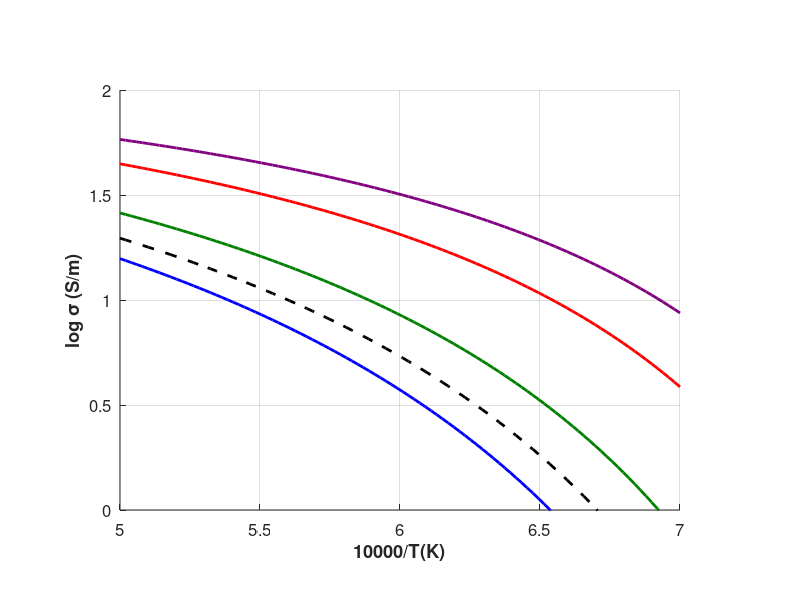

This chart was generated by the following MATLAB code: (Note: this script raises an error after producing the figure.)
function Niu_cmp_2011_fig5()
    % Reproduce Figure 5(b) from Ni et al. (2011)
    % Electrical conductivity of hydrous basaltic melts at 2 GPa
    
    % Define the VFT equation from the paper
    % logσ = 2.172 - (860.82 - 204.46*w^0.5)/(T - 1146.8)
    
    % Create inverse temperature axis first (main x-axis)
    invT_plot = linspace(5, 7, 100);  % 10000/T range
    T_plot = 10000 ./ invT_plot;      % Convert back to temperature in K
    
    % Water contents (wt%) from the figure legend
    water_contents = [0.02, 1.1, 4.1, 6.3, 0.3];
    labels = {'0.02 wt% H₂O', '1.1 wt% H₂O', '4.1 wt% H₂O', '6.3 wt% H₂O', '0.3 wt% H₂O + 0.5 wt% CO₂'};
    
    % Colors and line styles
    colors = [0 0 1; 0 0.5 0; 1 0 0; 0.5 0 0.5; 0 0 0]; % RGB colors
    line_styles = {'-', '-', '-', '-', '--'};
    line_widths = [2, 2, 2, 2, 2];
    
    % Create figure
    figure('Position', [100, 100, 900, 700]);
    
    % Main axes for conductivity curves
    axes('Position', [0.15, 0.15, 0.7, 0.7]);
    hold on;
    grid on;
    
    % Create cell array to store plot handles for legend
    plot_handles = cell(1, length(water_contents));
       
    % Plot the model prediction curves
    for i = 1:length(water_contents)
        w = water_contents(i);
        conductivity = calculate_conductivity(T_plot, w);
        
        % Plot the predicted curve and store handle
        plot_handles{i} = plot(invT_plot, log10(conductivity), ...
             'Color', colors(i,:), ...
             'LineStyle', line_styles{i}, ...
             'LineWidth', line_widths(i), ...
             'DisplayName', labels{i});
    end
    
    % Set plot properties to match the original figure
    xlabel('10000/T(K)', 'FontSize', 14, 'FontWeight', 'bold');
    ylabel('log \sigma (S/m)', 'FontSize', 14, 'FontWeight', 'bold');
    
    % Set axis limits to match the original figure
    xlim([5, 7]);
    ylim([0, 2]);
    
    % Set ticks
    set(gca, 'XTick', 5:0.5:7, 'YTick', 0:0.5:2, 'FontSize', 12);
    
    % Add temperature scale on top
    ax1 = gca;
    
    % Create top axis for temperature in °C
    ax2 = axes('Position', ax1.Position, ...
               'XAxisLocation', 'top', ...
               'YAxisLocation', 'right', ...
               'Color', 'none', ...
               'XColor', 'k', 'YColor', 'none');
    
    % Link the x-limits of both axes
    linkaxes([ax1, ax2], 'x');
    
    % Set temperature ticks in °C (correct order: high temp on left, low temp on right)
    temp_ticks_C = [1600, 1500, 1400, 1300, 1200];  % Correct order for inverse temperature
    temp_ticks_K = temp_ticks_C + 273.15;
    invT_ticks_top = 10000 ./ temp_ticks_K;
    
    set(ax2, 'XLim', [5, 7], ...
             'XTick', invT_ticks_top, ...
             'XTickLabel', arrayfun(@(x) sprintf('%d', x), temp_ticks_C, 'UniformOutput', false), ...
             'FontSize', 12);
    xlabel(ax2, 'Temperature (°C)', 'FontSize', 12, 'FontWeight', 'bold');
    
    % Add title
    title('Hydrous Basaltic Melts (2 GPa)', 'FontSize', 14, 'FontWeight', 'bold');
       
    % Create legend using the plot handles
    legend([plot_handles{:}], labels, ...
           'Location', 'northeast', ...
           'FontSize', 11, ...
           'Box', 'on');
    fprintf('Figure reproduced based on Ni et al. (2011) Contrib Mineral Petrol 162:637-650\n');
    fprintf('Curves: Model predictions using VFT equation\n');
end

function sigma = calculate_conductivity(T, w)
    % Calculate electrical conductivity using VFT equation
    % logσ = 2.172 - (860.82 - 204.46*w^0.5)/(T - 1146.8)
    % where:
    % T = temperature in K
    % w = H2O content in wt%
    % sigma = electrical conductivity in S/m
    
    log_sigma = 2.172 - (860.82 - 204.46 * sqrt(w)) ./ (T - 1146.8);
    sigma = 10.^log_sigma;
end